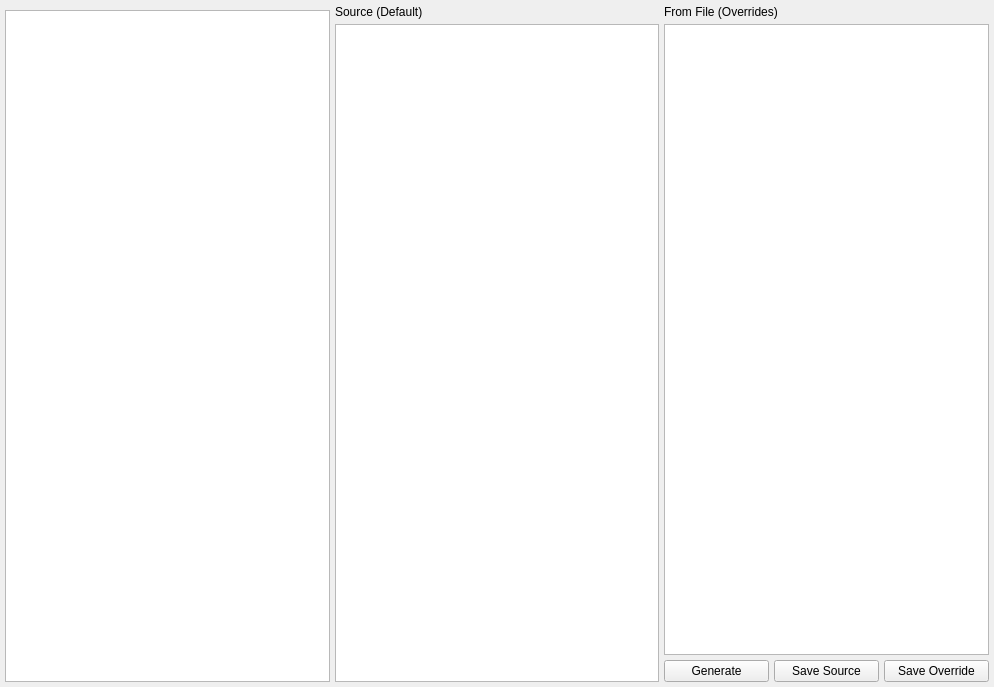
<?xml version="1.0" encoding="UTF-8"?>
<ui version="4.0">
 <class>TranslationBrowser</class>
 <widget class="QWidget" name="TranslationBrowser">
  <property name="windowModality">
   <enum>Qt::WindowModal</enum>
  </property>
  <property name="geometry">
   <rect>
    <x>0</x>
    <y>0</y>
    <width>994</width>
    <height>687</height>
   </rect>
  </property>
  <property name="sizePolicy">
   <sizepolicy hsizetype="Preferred" vsizetype="Preferred">
    <horstretch>0</horstretch>
    <verstretch>0</verstretch>
   </sizepolicy>
  </property>
  <property name="minimumSize">
   <size>
    <width>240</width>
    <height>300</height>
   </size>
  </property>
  <property name="windowTitle">
   <string>Translation Browser</string>
  </property>
  <layout class="QHBoxLayout" name="horizontalLayout_2">
   <property name="spacing">
    <number>5</number>
   </property>
   <property name="leftMargin">
    <number>5</number>
   </property>
   <property name="topMargin">
    <number>5</number>
   </property>
   <property name="rightMargin">
    <number>5</number>
   </property>
   <property name="bottomMargin">
    <number>5</number>
   </property>
   <item>
    <layout class="QVBoxLayout" name="verticalLayout_3">
      <item>
        <widget class="AzQtComponents::FilteredSearchWidget" name="searchWidget" native="true">
          <property name="sizePolicy">
            <sizepolicy hsizetype="Expanding" vsizetype="Preferred">
              <horstretch>0</horstretch>
              <verstretch>0</verstretch>
            </sizepolicy>
          </property>
          <property name="minimumSize">
            <size>
              <width>0</width>
              <height>0</height>
            </size>
          </property>
          <property name="maximumSize">
            <size>
              <width>400</width>
              <height>16777215</height>
            </size>
          </property>
        </widget>
      </item>
      <item>
        <widget class="ScriptCanvasDeveloper::TranslationHeaderView" name="localizationDataListView">
          <attribute name="horizontalHeaderVisible">
            <bool>true</bool>
          </attribute>
          <attribute name="horizontalHeaderCascadingSectionResizes">
            <bool>true</bool>
          </attribute>
          <attribute name="horizontalHeaderDefaultSectionSize">
            <number>100</number>
          </attribute>
          <attribute name="horizontalHeaderMinimumSectionSize">
            <number>100</number>
          </attribute>
          <attribute name="horizontalHeaderStretchLastSection">
            <bool>false</bool>
          </attribute>
          <attribute name="verticalHeaderVisible">
            <bool>false</bool>
          </attribute>
          <attribute name="verticalHeaderMinimumSectionSize">
            <number>30</number>
          </attribute>
          <attribute name="verticalHeaderStretchLastSection">
            <bool>false</bool>
          </attribute>
        </widget>
     </item>
    </layout>
   </item>
   <item>
    <layout class="QVBoxLayout" name="verticalLayout">
     <item>
      <widget class="QLabel" name="label">
       <property name="text">
        <string>Source (Default)</string>
       </property>
      </widget>
     </item>
     <item>
      <widget class="QPlainTextEdit" name="sourceTranslationData"/>
     </item>
    </layout>
   </item>
   <item>
    <layout class="QVBoxLayout" name="verticalLayout_2">
     <item>
      <widget class="QLabel" name="label_2">
       <property name="text">
        <string>From File (Overrides)</string>
       </property>
      </widget>
     </item>
     <item>
      <widget class="QPlainTextEdit" name="fromFileTranslationData"/>
     </item>
     <item>
      <layout class="QHBoxLayout" name="horizontalLayout">
       <item>
        <widget class="QPushButton" name="btnGenerateData">
         <property name="text">
          <string>Generate</string>
         </property>
        </widget>
       </item>
       <item>
        <widget class="QPushButton" name="btnSaveSource">
         <property name="text">
          <string>Save Source</string>
         </property>
        </widget>
       </item>
       <item>
        <widget class="QPushButton" name="btnSaveOverride">
         <property name="text">
          <string>Save Override</string>
         </property>
        </widget>
       </item>
      </layout>
     </item>
    </layout>
   </item>
  </layout>
 </widget>
  <customwidgets>
    <customwidget>
      <class>AzQtComponents::FilteredSearchWidget</class>
      <extends>QWidget</extends>
      <header location="global">AzQtComponents/Components/FilteredSearchWidget.h</header>
      <container>1</container>
    </customwidget>
    <customwidget>
      <class>ScriptCanvasDeveloper::TranslationHeaderView</class>
      <extends>QTableView</extends>
      <header location="global">Editor/Source/Tools/TranslationBrowser/TranslationBrowser.h</header>
    </customwidget>

  </customwidgets>
  <resources/>
 <connections/>
</ui>
